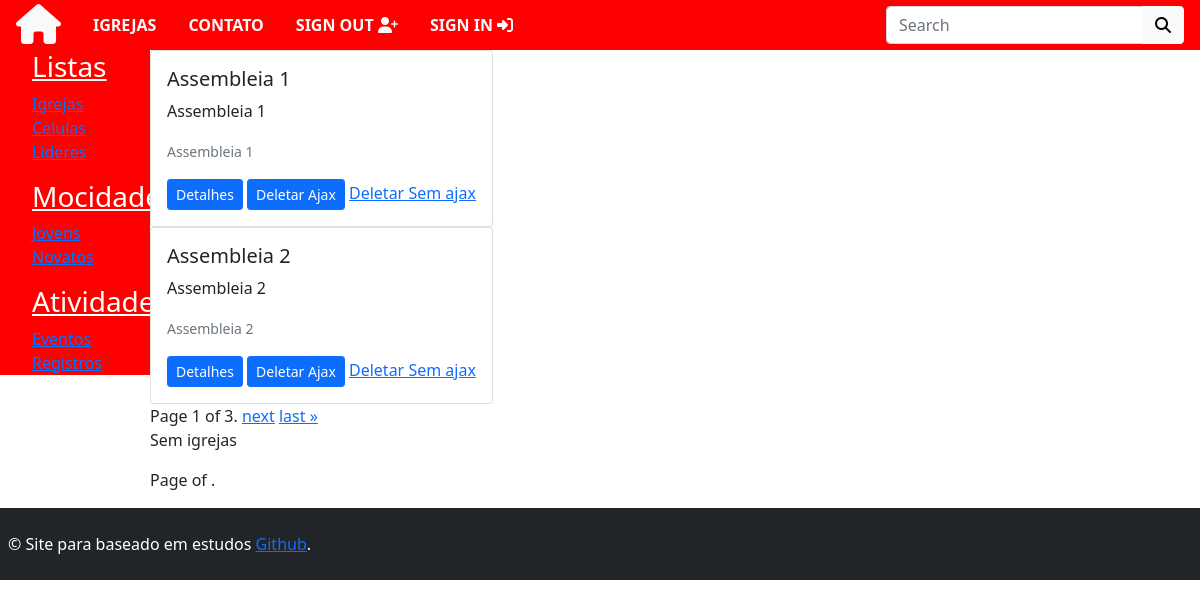
Before: /igrejas/ with the older database file.
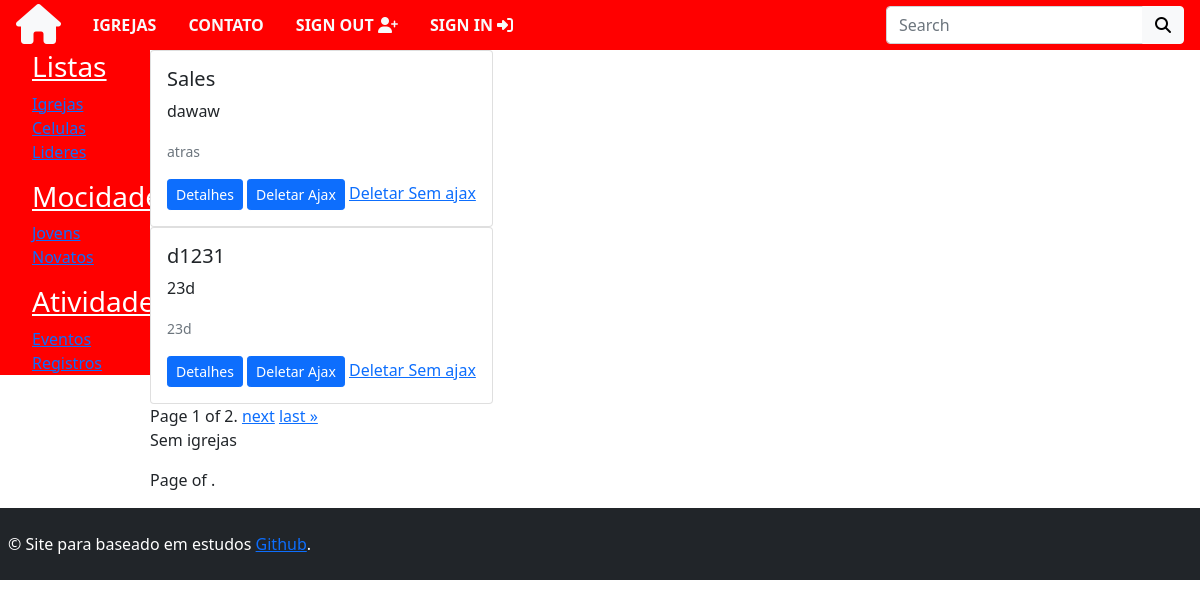
After: the same page with the newer database file.
### apps/igreja/models.py (models this page shows, shortened)
class Igreja(models.Model):
    nome = models.CharField(max_length=200, null=False, blank=False)
    endereco = models.CharField(max_length=200, null=False, blank=False)
    pastor = models.CharField(max_length=150, null=False, blank=False)
    descricao = models.TextField(help_text='fale um pouco sobre a igreja')
    image = StdImageField('Imagem', upload_to=get_file_path,
                          variations={'thumb': {'width': 480, 'height': 480, 'crop': True}}, blank=True, null=True)

### apps/igreja/views.py (the view)
# urls.py: path('igrejas/', Igrejas, name='igrejas'),
def Igrejas(request):
    igrejas = Igreja.objects.all().order_by('nome')
    paginator = Paginator(igrejas, 2)
    page_number = request.GET.get('page')
    igrejas = paginator.get_page(page_number)
    return render(request, 'igreja/igrejas.html', {'igrejas': igrejas})

### templates/igreja/igrejas.html (shortened to what this page needs)
{% extends 'base.html' %}
{% load static %}
{% block context %}
    {% if igrejas %}
    {% for igreja in igrejas %}
    <div class="card-deck">
            <div class="card" >
                <div class="card-body">
                    <h5 class="card-title">{{ igreja.nome }}</h5>
                    <p class="card-text">{{ igreja.descricao }}</p>
                    <p class="card-text"><small class="text-muted">{{ igreja.pastor }}</small></p>
                    <a href="{% url 'igreja' igreja.id %}" class="btn btn-primary btn-sm">Detalhes</a>
     <button type="button" class="btn btn-primary btn-sm" data-bs-toggle="modal" data-bs-target="#exampleModal">
        Deletar Ajax
     </button>
        <a href="{% url 'deleteigreja' igreja.id %}">Deletar Sem ajax</a>
                </div>
            </div>
    </div>
{% endfor %}
<div class="pagination">
    <span class="step-links">
        <span class="current">
            Page {{ igrejas.number }} of {{ igrejas.paginator.num_pages }}.
        </span>
        {% if igrejas.has_next %}
            <a href="?page={{ igrejas.next_page_number }}">next</a>
            <a href="?page={{ igrejas.paginator.num_pages }}">last &raquo;</a>
        {% endif %}
    </span>
</div>
{% else %}
        <p>Nao possui igreja</p>
{% endif %}
    {% if igrejasfiltro %}
        {% for igreja in igrejasfiltro %}
            <div class="card-deck">
            <div class="card" >
                <div class="card-body">
                    <h5 class="card-title">{{ igreja.nome }}</h5>
                    <p class="card-text">{{ igreja.descricao }}</p>
                    <p class="card-text"><small class="text-muted">{{ igreja.pastor }}</small></p>
                    <a href="{% url 'igreja' igreja.id %}" class="btn btn-primary btn-sm">Detalhes</a>
                </div>
            </div>
            </div>
        {% endfor %}
        {% else %}
        <p>Sem igrejas</p>
    {% endif %}
    <div class="pagination">
    <span class="step-links">
        <span class="current">
            Page {{ igrejasfiltro.number }} of {{ igrejasfiltro.paginator.num_pages }}.
        </span>
    </span>
</div>
{% endblock context %}

Changed rows visible on the page:
removed Igreja: nome "Assembleia 1", descricao "Assembleia 1", pastor "Assembleia 1"
removed Igreja: nome "Assembleia 2", descricao "Assembleia 2", pastor "Assembleia 2"
added Igreja: nome "Sales", descricao "dawaw", pastor "atras"
added Igreja: nome "d1231", descricao "23d", pastor "23d"
Other visible differences:
{{ igrejas.paginator.num_pages }}: "3" → "2"
